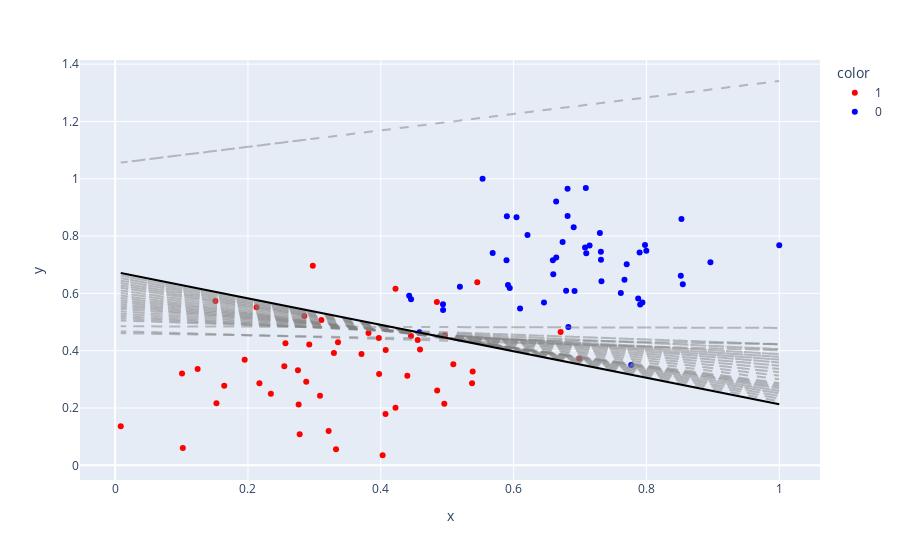

This figure's notebook cell:
### Code cell
fig = px.scatter(
    df, 
    x=df.iloc[:, 0], 
    y=df.iloc[:, 1], 
    color=df.iloc[:, 2].astype(str), 
    color_discrete_sequence=['red', 'blue']
)

for i in range(len(boundary_lines)-1):
    params = boundary_lines[i]
    fig.add_trace(
        go.Scatter(
            x=df.iloc[:, 0], 
            y=params[0][0]*df.iloc[:, 0] + params[1][0],
            mode='lines', 
            line=dict(dash='dash'), 
            line_color='grey', 
            showlegend=False, 
            opacity = 0.5
        )
    )

fig.add_trace(go.Scatter(x=df.iloc[:, 0], y=boundary_lines[-1][0][0]*df.iloc[:, 0] + boundary_lines[-1][1][0],
                             mode='lines', line_color='black', showlegend=False))

fig.show()
